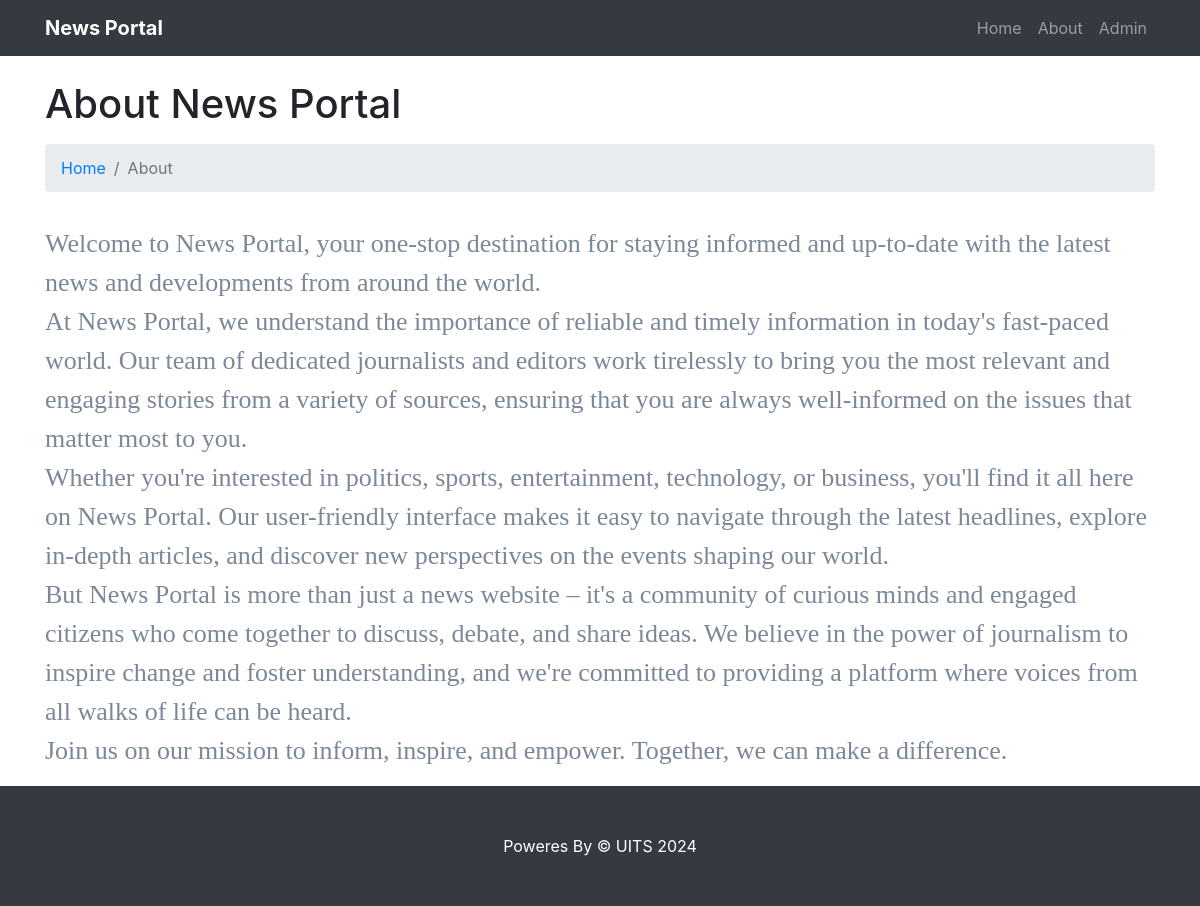
The page /about-us.php on the database its author committed.
### tables this page shows
CREATE TABLE `tblpages` (
  `id` int(11) NOT NULL,
  `PageName` varchar(200) DEFAULT NULL,
  `PageTitle` mediumtext DEFAULT NULL,
  `Description` longtext DEFAULT NULL,
  `PostingDate` timestamp NULL DEFAULT current_timestamp(),
  `UpdationDate` timestamp NULL DEFAULT NULL ON UPDATE current_timestamp()
);

### about-us.php (the view, shortened to what this page needs)
<?php
include('includes/config.php');
?>
<!DOCTYPE html>
<html lang="en">
  <head>
    <link href="vendor/bootstrap/css/bootstrap.min.css" rel="stylesheet">
    <link href="css/modern-business.css" rel="stylesheet">
  </head>
  <body>
    <?php include('includes/header.php');?>
    <div class="container">
<?php
$pagetype='aboutus';
$query=mysqli_query($con,"select PageTitle,Description from tblpages where PageName='$pagetype'");
while($row=mysqli_fetch_array($query))
{
?>
      <h1 class="mt-4 mb-3"><?php echo htmlentities($row['PageTitle'])?>
      </h1>
      <ol class="breadcrumb">
        <li class="breadcrumb-item">
          <a href="index.php">Home</a>
        </li>
        <li class="breadcrumb-item active">About</li>
      </ol>
      <div class="row">
        <div class="col-lg-12">
          <p><?php echo $row['Description'];?></p>
        </div>
      </div>
<?php } ?>
    </div>
 <?php include('includes/footer.php');?>
  </body>
</html>

### includes/header.php (shortened to what this page needs)
<nav class="navbar fixed-top navbar-expand-lg navbar-dark bg-dark fixed-top">
     <div class="container">
       <a  class="navbar-brand" href="index.php"><b>News Portal</b></a>
       <div class="collapse navbar-collapse" id="navbarResponsive">
         <ul class="navbar-nav ml-auto">
               <li class="nav-item">
             <a class="nav-link" href="index.php">Home</a>
           </li>
           <li class="nav-item">
             <a class="nav-link" href="about-us.php">About</a>
           </li>
   <li class="nav-item">
             <a class="nav-link" href="admin/">Admin</a>
           </li>
         </ul>
       </div>
     </div>
   </nav>

### includes/footer.php
<footer class="py-5 bg-dark">
  <div class="container">
    <p class="m-0 text-center text-white">Poweres By &copy; UITS <?php echo date('Y');?></p>
  </div>
</footer>

### css/modern-business.css (style rules this page uses)
body { padding-top: 54px; }
@media (min-width: 992px) { body { padding-top: 56px; } }

### rows shown on the page
tblpages: PageTitle "About News Portal", Description "Welcome to News Portal, your one-stop destination for staying informed and up-to-date with the latest news and developments from around the world. At News Portal , we understand the importance of reliable and timely information in today's fast-paced world. Our team of dedicated journalists and editors work tirelessly to bring you the most relevant and engaging stories from a variety of sources, ensuring that you are always well-informed on the issues that matter most to you. Whether you're interested in politics, sports, entertainment, technology, or business, you'll find it all here on News Portal . Our user-friendly interface makes it easy to navigate through the latest headlines, explore…"
